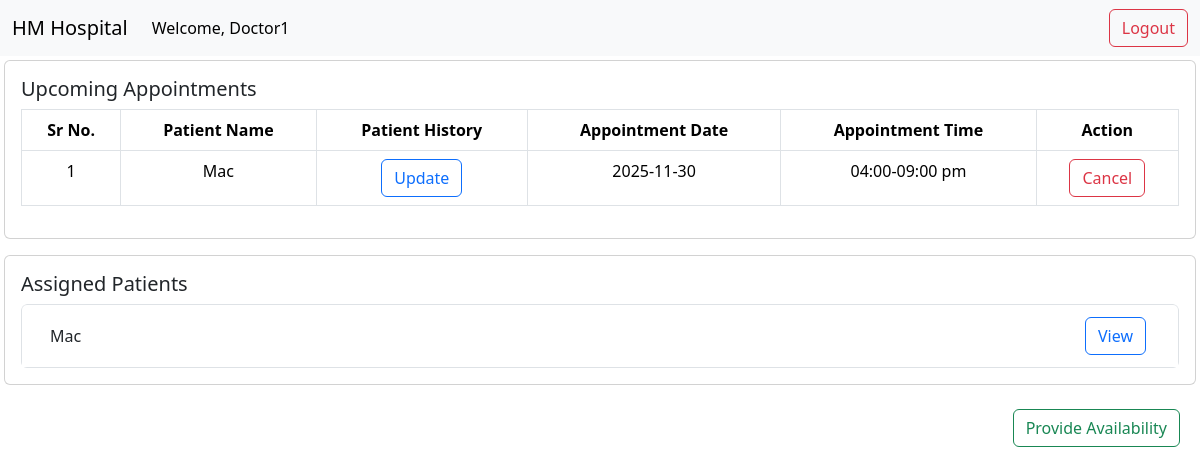
Page /doctor/6 on the earlier database version.
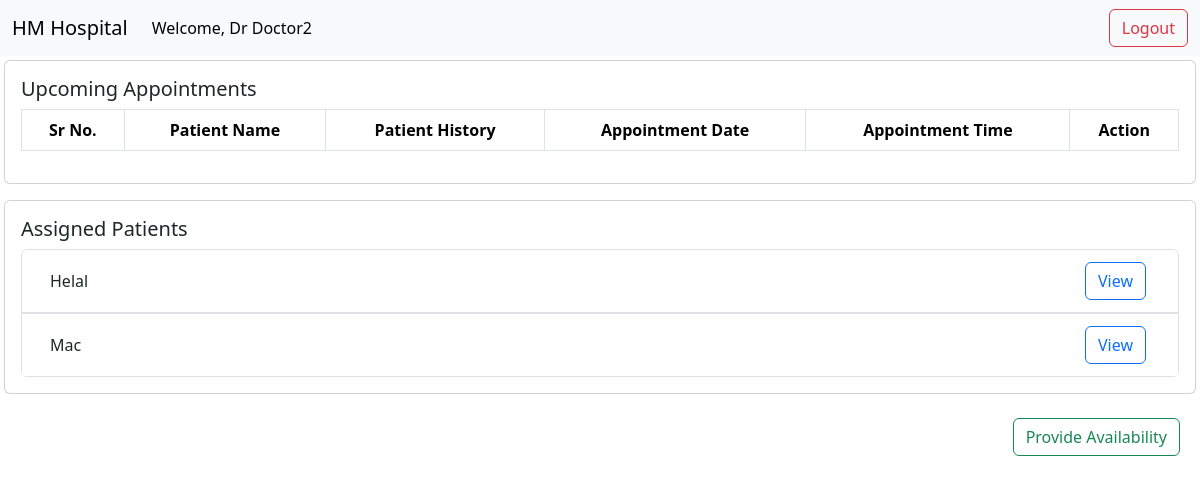
Same page on the later database version.
### model.py (models this page shows)
class Doctor(db.Model):
    __tablename__ = "doctor"
    doctor_id = db.Column(db.Integer, primary_key=True)
    user_id = db.Column(db.Integer, db.ForeignKey('users.id'))
    doctor_name = db.Column(db.String)
    department_id = db.Column(db.Integer, db.ForeignKey('departments.department_id'))
    experience = db.Column(db.Integer)
    status = db.Column(db.String)

class Appointments(db.Model):
    __tablename__ = "appointments"
    appointment_id = db.Column(db.Integer, primary_key=True)
    patient_id = db.Column(db.Integer, db.ForeignKey('patient.patient_id'))
    doctor_id = db.Column(db.Integer, db.ForeignKey('doctor.doctor_id'))
    department_id = db.Column(db.Integer, db.ForeignKey('departments.department_id'))
    status = db.Column(db.String)
    appointment_date = db.Column(db.Date)
    appointment_time = db.Column(db.String)

class Patient(db.Model):
    __tablename__ = "patient"
    patient_id = db.Column(db.Integer, primary_key=True)
    user_id = db.Column(db.Integer, db.ForeignKey('users.id'))
    patient_name = db.Column(db.String)
    status = db.Column(db.String)

### controller.py (the view)
@app.route("/doctor/<int:doctor_id>")
def doctor_view(doctor_id):
    booked_appointment = db.session.query(
        Patient.patient_name,
        Patient.patient_id,
        Appointments.appointment_date,
        Appointments.appointment_id,
        Appointments.appointment_time,
        Appointments.status
    ).join(Appointments, Patient.patient_id == Appointments.patient_id).filter(
        Appointments.doctor_id == doctor_id)
    dr = Doctor.query.filter_by(doctor_id=doctor_id).first()
    treatment = (
        db.session.query(Treatments.prescription, Treatments.medicine_dose,
                         Treatments.diagnosis, Treatments.test_done,
                         Treatments.visit_type, Treatments.patient_id).filter(
            Treatments.doctor_id == doctor_id).all())
    doctors_availability = get_doctor_availability(doctor_id)
    patients = booked_appointment.group_by(
        Patient.patient_name,
        Patient.patient_id)
    return render_template("doctor.html", doctor=dr,
                           booked_appointment=booked_appointment.filter_by(status='booked').all(),
                           medicine_name=Medicine.query.all(), doctor_dept=Department.query.filter_by(
            department_id=dr.department_id).first().department_name, treatment=treatment,
                           doctors_availability=doctors_availability, patients=patients)

### controller.py (called while the page is built)
def get_doctor_availability(doctor_id):
    doctors_availability = dict(dict())
    for d in date_list:
        record = (
            db.session.query(DoctorsUnavailability)
            .filter_by(date=datetime.strptime(d, "%d-%m-%Y").date(), doctor_id=doctor_id)
            .one_or_none()
        )
        if record:
            doctors_availability[d] = {"slot1": record.slot1, "slot2": record.slot2}
        else:
            doctors_availability[d] = {"slot1": 1, "slot2": 1}
    return doctors_availability

### templates/doctor.html (shortened to what this page needs)
<!DOCTYPE html>
<html lang="en">
<head>
    <link href="https://cdn.jsdelivr.net/npm/bootstrap@5.3.8/dist/css/bootstrap.min.css" rel="stylesheet"
>
</head>
<body>
<header>
    <nav class="navbar navbar-expand-lg bg-body-tertiary">
        <div class="container-fluid">
            <a class="navbar-brand" href="#">HM Hospital</a>
            <div class="collapse navbar-collapse" id="navbarSupportedContent">
                <ul class="navbar-nav me-auto mb-2 mb-lg-0">
                    <li class="nav-item">
                        <a class="nav-link active" aria-current="page" href="#">Welcome, {{ doctor['doctor_name'] }}</a>
                    </li>
                </ul>
                <form class="d-flex">
                    <a class="btn btn-outline-danger" href="/">Logout</a>
                </form>
            </div>
        </div>
    </nav>
</header>
<div class="card mb-3 m-1">
    <div class="card-body">
        <h5 class="card-title">Upcoming Appointments</h5>
        <table class="table table-bordered text-center">
            <tr>
                <th>Sr No.</th>
                <th>Patient Name</th>
                <th>Patient History</th>
                <th>Appointment Date</th>
                <th>Appointment Time</th>
                <th>Action</th>
            </tr>
            {% for pt in booked_appointment %}
                <tr>
                    <td>{{ loop.index }}</td>
                    <td>{{ pt.patient_name }}</td>
                    <td>
                        <button type="button" class="btn btn-outline-primary" data-bs-toggle="modal"
                                data-bs-target="#updatePatient{{ loop.index }}">Update
                        </button>
                    </td>
                    <td>
                        {{ pt.appointment_date }}
                    </td>
                    <td>
                        {{ pt.appointment_time }}
                    </td>
                    <td>
                        <div class="d-flex align-items-center justify-content-center">
                            <form action="/doctor/{{ pt.appointment_id }}/{{ doctor.doctor_id }}" method="POST">
                                <button type="submit" class="btn btn-outline-danger">Cancel</button>
                            </form>
                        </div>
                    </td>
                </tr>
            {% endfor %}
        </table>
    </div>
</div>
<div class="card mb-3 m-1">
    <div class="card-body">
        <h5 class="card-title">Assigned Patients</h5>
        <div class="list-group" style="max-height: 400px;overflow-y: auto;">
            {% for p in patients %}
                {% if p.status!='canceled' %}
                    <div class="list-group-item" style="display: flex">
                        <div class="d-flex align-items-center container-fluid">
                            <p class="mb-0">{{ p.patient_name }}</p>
                        </div>
                        <div class="d-flex align-items-center justify-content-end container-fluid">
                            <button type="button" class="btn btn-outline-primary m-1" data-bs-toggle="modal"
                                    data-bs-target="#patientHistory{{ p.patient_id }}">View
                            </button>
                        </div>
                    </div>
                {% endif %}
            {% endfor %}
        </div>
    </div>
</div>
<div class="d-flex align-items-center justify-content-end container-fluid">
    <button type="button" class="btn btn-outline-success m-2" data-bs-toggle="modal"
            data-bs-target="#checkAvailability">
        Provide
        Availability
    </button>
</div>
</body>
</html>

Differences in the rows shown:
no longer on this page (row edited): Appointments: patient_name "Mac", appointment_date "2025-11-30", appointment_time "04:00-09:00 pm", shown under "Upcoming Appointments"
changed Doctor: doctor_name "Doctor1" → "Dr Doctor2"
added Appointments: patient_name "Helal", shown under "Assigned Patients"
